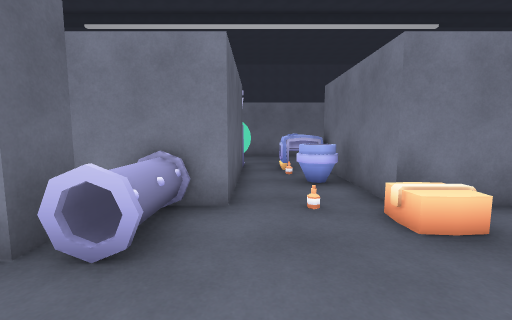
[1] (above)

24 first-person views from a walk through a scene from a Unity 3-D project. The camera is 1.3 m above the floor, tilts 6° down and sees 90° across. The floor is counted in squares, 1 m on a side. Each view is taken from the middle of a square. On the plan, view 1 faces up. The plan holds only what a view shows up to about 13 squares ahead; the rest is blank. The place goes on beyond the plan. The player is left out. Some animated figures are left out. Door leaves are left out, so doorways stand open.

[2]
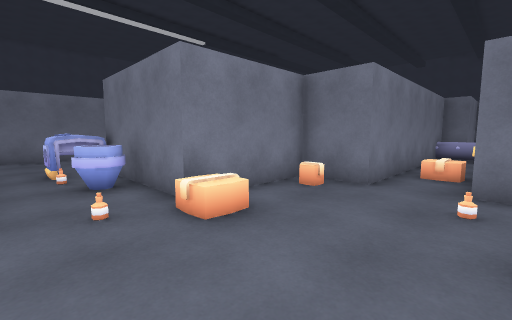

[3]
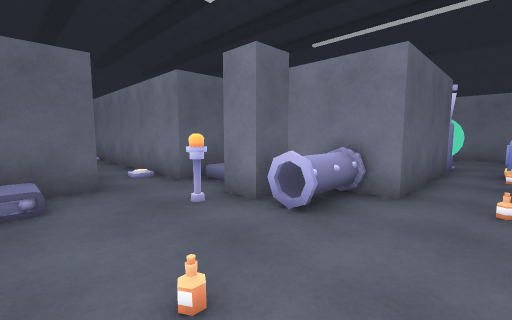

[4]
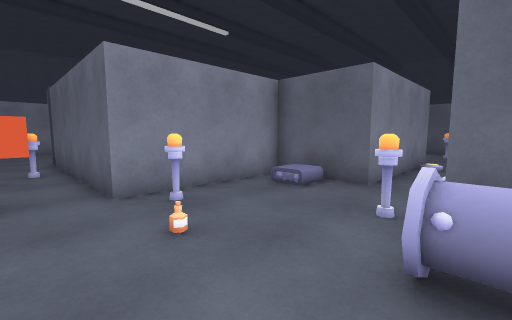

[5]
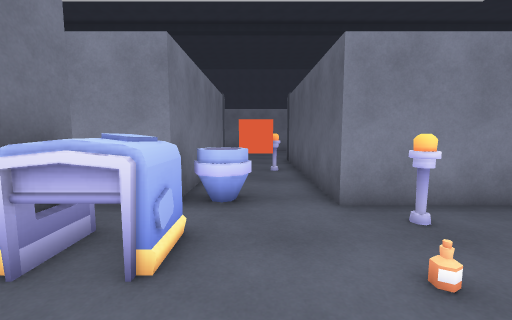

[6]
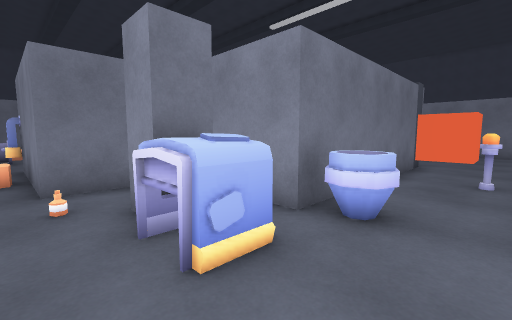

[7]
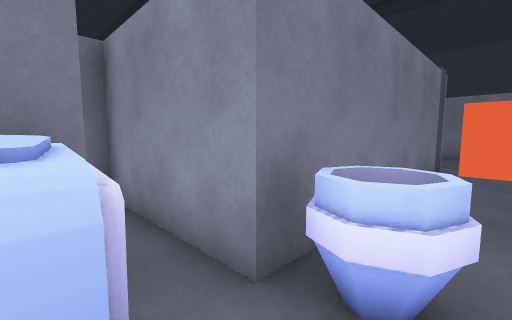

[8]
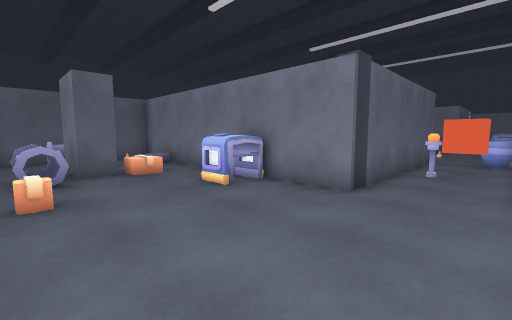

[9]
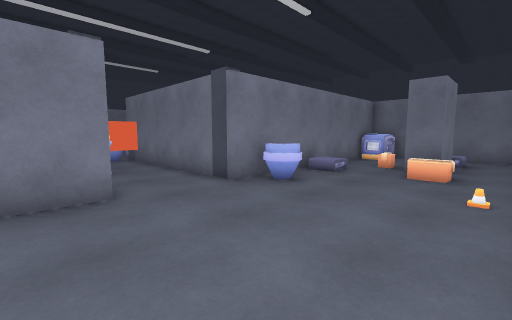

[10]
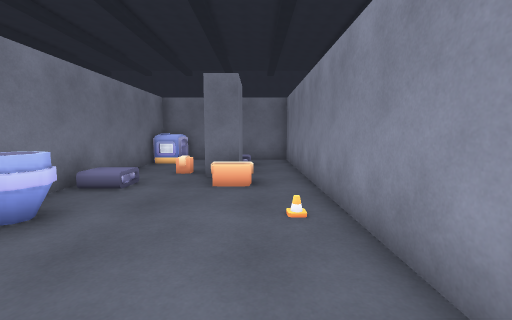

[11]
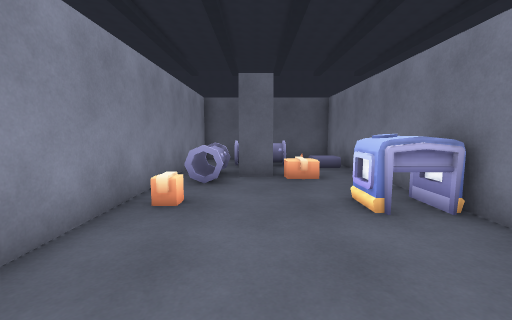

[12]
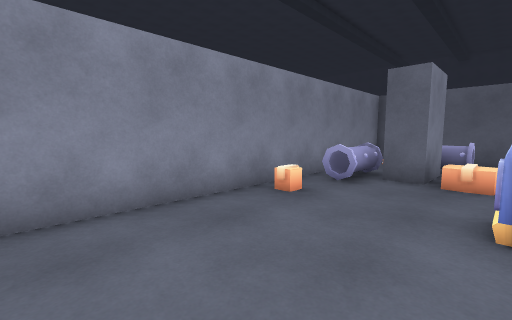

[13]
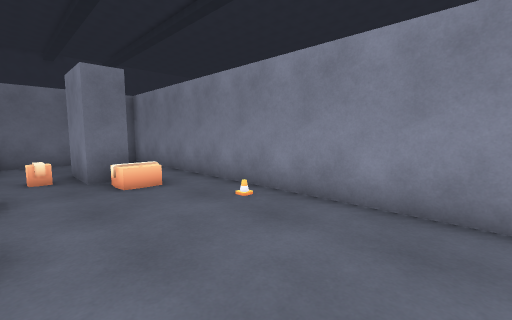

[14]
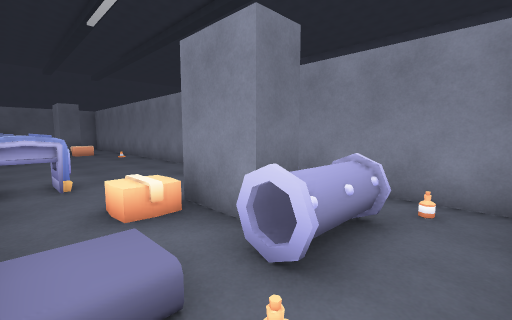

[15]
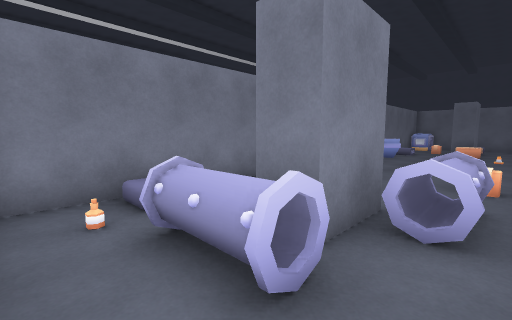

[16]
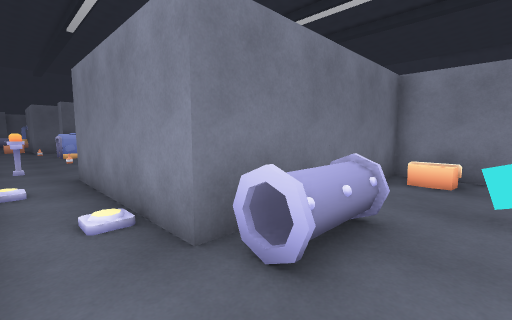

[17]
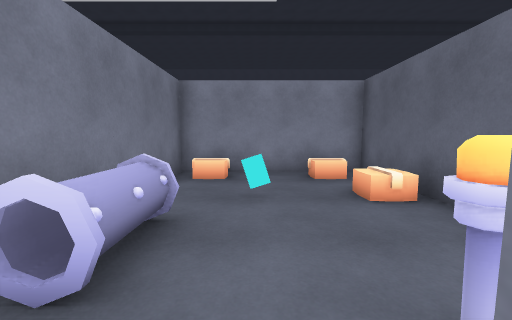

[18]
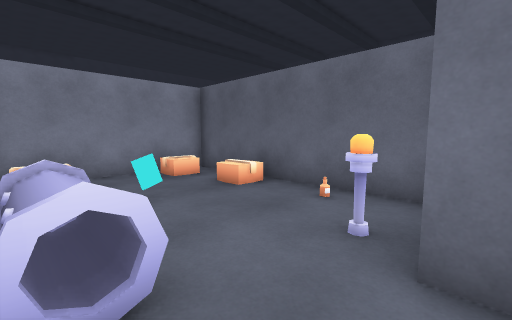

[19]
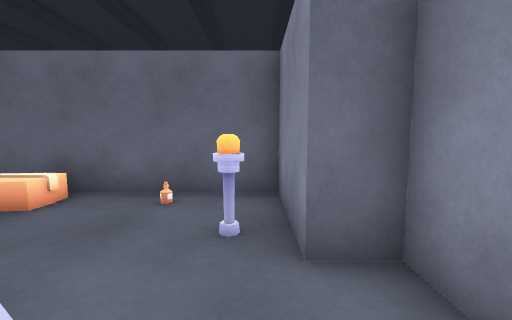

[20]
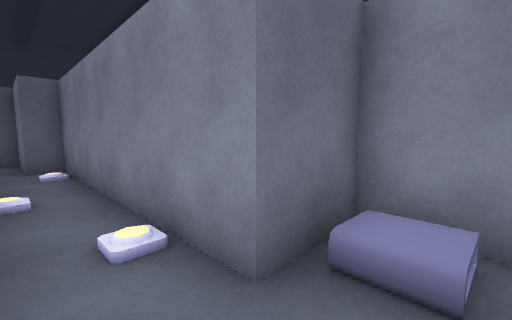

[21]
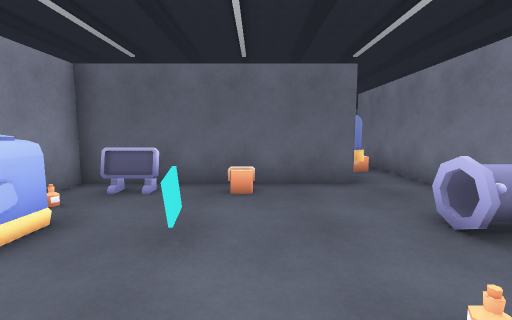

[22]
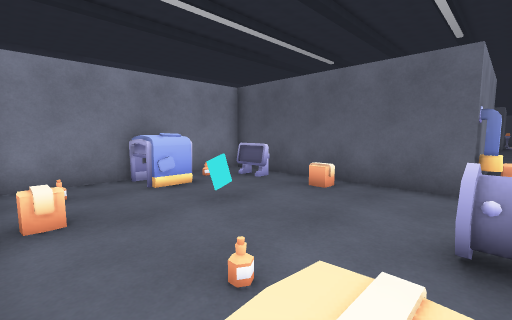

[23]
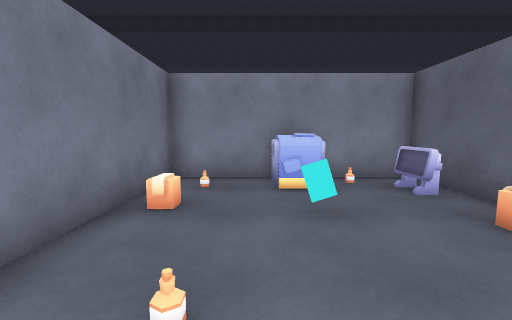

[24]
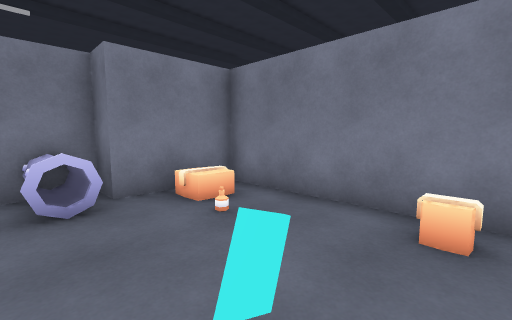

### Floor plan
Key: @ floor where view 1 was taken; # wall or solid block; . main floor; : floor 0.25 m higher than the main floor; D open door; = window, fence, low wall or low ledge; ^ raised ledge; O other object.
Columns run from 18 left of view 1 to 19 right of it. Each row starts with its distance up from view 1.
 11                   O..
 10                  OO^^#
  9                  #.^^#
  8                  #...#
  7                  #.==#
  6                  #..=#
  5             ######...#####
  4             #O..OO...O...#
  3    ##########..#OO.......##########
  2 ####.:.....:....................OO####
  1 #.......:..................O.O..OO.O.#
  0 #....OO######.....@.^^...##O##.......#
 -1 #....OO#    #O......^^#..#   #.......#
 -2 #.....O#    #............#   #.......#
 -3 #O..=..#    ######.==#####   #...=...#
 -4 #......#         #...#       ##......#
 -5 #......#         #...#       ##..^=..#
 -6 #.O..O.#         ##O.#       #...^#..#
 -7 ########         ##..#       #########
 -8                  #...#
 -9                 ##...##
-10       ###########DDDDD#########
-11       #..O....^^.....==.O....^^#
-12       #.......^^......=......=^#
-13       #.OO.O...................#
-14       #.OO##.............O##O..#
-15       #..O.OO..................#
-16       #....OO..................#
-17       ##########################

Positions as (right, up) in squares from view 1, and headings:
1: (0, 0), facing up
2: (0, 0), facing up-right
3: (1, -1), facing up-left
4: (1, 3), facing down-left
5: (1, 2), facing down
6: (0, 1), facing down-right
7: (1, -1), facing down-right
8: (2, -16), facing up-left
9: (-2, -16), facing up-right
10: (0, -15), facing right
11: (1, -14), facing left
12: (1, -12), facing down-left
13: (0, -12), facing down-right
14: (-11, -11), facing down-right
15: (-11, -16), facing up-right
16: (-14, 2), facing down-right
17: (-14, 2), facing down
18: (-12, 2), facing down-left
19: (-12, 1), facing left
20: (-4, 1), facing up-left
21: (18, -2), facing left
22: (18, 1), facing down-left
23: (16, 1), facing down
24: (14, -4), facing up-right
